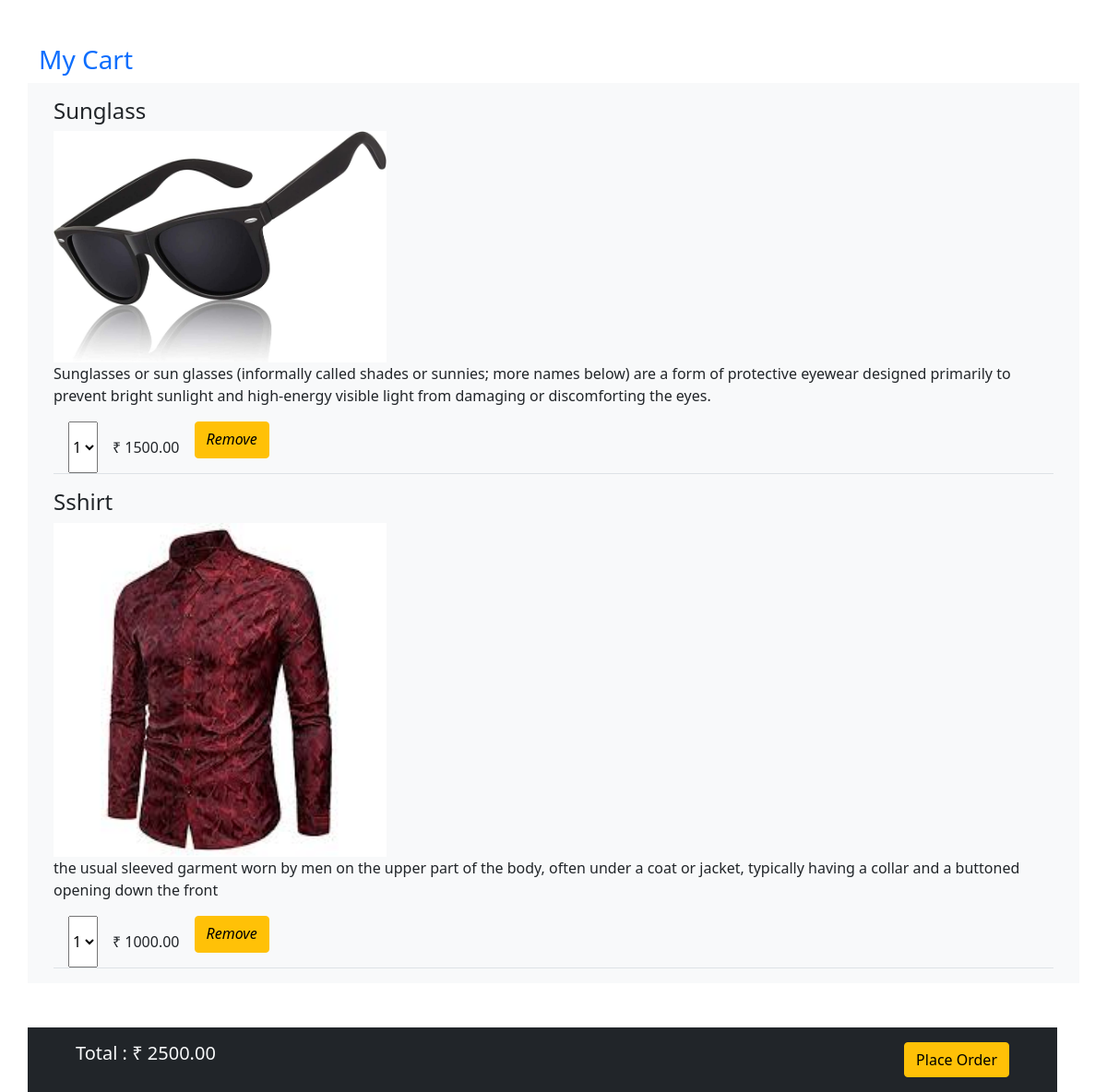
The page /mycart (signed in) on the database its author committed.
### Ekartapp/models.py (models this page shows, shortened)
class Cart(models.Model):
    user=models.ForeignKey(User,on_delete=models.CASCADE)
    product=models.ForeignKey(Products,on_delete=models.CASCADE)
    quantity=models.IntegerField()

class Products(models.Model):
    productname=models.CharField(max_length=255)
    category=models.CharField(max_length=255)
    price=models.DecimalField(max_digits=10,decimal_places=2)
    description=models.CharField(max_length=255)
    productimage=models.ImageField(null=True,blank=True,upload_to="images/")

### Ekartapp/views.py (the view)
# urls.py: path("mycart",views.mycart,name='mycart'),
def mycart(request):
    cart_data = Cart.objects.filter(user=request.user)
    total=0
    for i in cart_data:
        total+=i.quantity*i.product.price
    all_data={'data':cart_data,'total':total}
    print('total',total)
    return render(request, 'mycart.html', all_data)

### Ekartapp/templates/mycart.html (shortened to what this page needs)
<link href="https://cdn.jsdelivr.net/npm/bootstrap@5.0.2/dist/css/bootstrap.min.css" rel="stylesheet">
<div class="container font-family mt-3 cart-container">
    <h3 class="mt-5 font-family text-primary">My Cart</h3>
    <div class="row pb-5" style="min-height: 900px;">
      <div class="col-lg-12 bg-light ">
        {% for item in data %}
        <div class="col">
          <div class="cards  m-3 br-n border-bottom">
            <div class="card-block">
              <h4 class="card-title">{{item.product.productname}}</h4>
            </div>
            <img class="cart-image col-lg-4" src="/media/{{item.product.productimage}}" alt="Card image">
            <div class="card-block">
              <p class="card-text">{{item.product.description}}</p>
              <div class="d-flex px-3">
                <select class=" number" name="" id="">
                  <option value="">1</option>
                </select>
                <p class="m-3"> ₹ {{item.product.price}}</p>
                <div class="d-flex">
                  <a class="btn btn-warning" href="{% url 'removefromcart' item.id %}"
                    style="height:40px;"><i class="fa fa-trash">Remove</i></a>
                </div>
              </div>
            </div>
          </div>
        </div>
        {% endfor %}
      </div>
    </div>
    <div class="container row bg-dark cart-fixed-bar">
      <div class="col-lg-6">
        <h5 class="text-light p-3">Total : ₹  {{total}}</h5>
      </div>
      <div class="col-lg-6 d-flex justify-content-end">
        <button class="btn btn-warning m-3">Place Order</button>
      </div>
    </div>
  </div>

### rows shown on the page
Cart: product.productname "Sunglass", product.productimage (picture), product.description "Sunglasses or sun glasses (informally called shades or sunnies; more names below) are a form of protective eyewear designed primarily to prevent bright sunlight and high-energy visible light from damaging or discomforting the eyes.", product.price "1500.00"
Cart: product.productname "Sshirt", product.productimage (picture), product.description "the usual sleeved garment worn by men on the upper part of the body, often under a coat or jacket, typically having a collar and a buttoned opening down the front", product.price "1000.00"

### other values the page prints
{{ total }} "2500.00"
